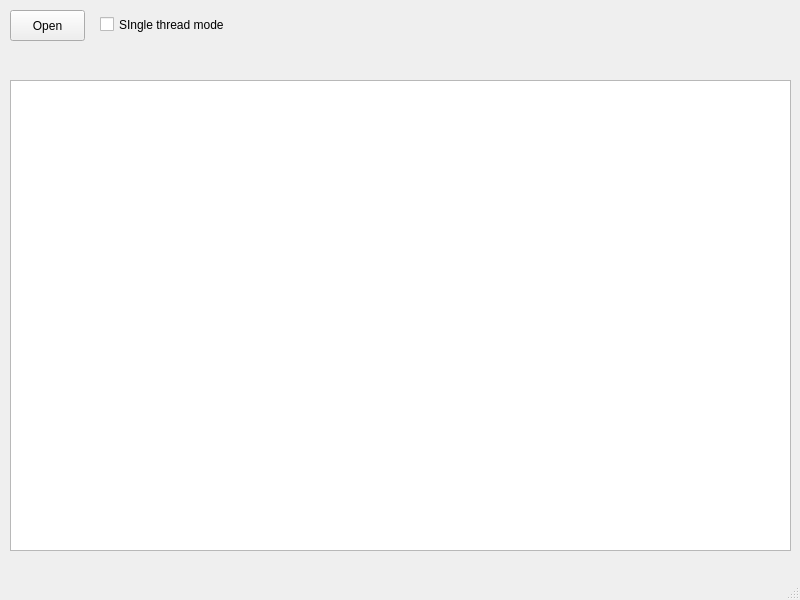
<?xml version="1.0" encoding="UTF-8"?>
<ui version="4.0">
 <class>MainWindow</class>
 <widget class="QMainWindow" name="MainWindow">
  <property name="geometry">
   <rect>
    <x>0</x>
    <y>0</y>
    <width>800</width>
    <height>600</height>
   </rect>
  </property>
  <property name="windowTitle">
   <string>MainWindow</string>
  </property>
  <widget class="QWidget" name="centralwidget">
   <widget class="QPushButton" name="pushButton">
    <property name="geometry">
     <rect>
      <x>10</x>
      <y>10</y>
      <width>75</width>
      <height>31</height>
     </rect>
    </property>
    <property name="text">
     <string>Open</string>
    </property>
   </widget>
   <widget class="QLabel" name="label">
    <property name="geometry">
     <rect>
      <x>10</x>
      <y>50</y>
      <width>781</width>
      <height>21</height>
     </rect>
    </property>
    <property name="text">
     <string/>
    </property>
   </widget>
   <widget class="QListWidget" name="listWidget">
    <property name="geometry">
     <rect>
      <x>10</x>
      <y>80</y>
      <width>781</width>
      <height>471</height>
     </rect>
    </property>
   </widget>
   <widget class="QCheckBox" name="checkBox">
    <property name="geometry">
     <rect>
      <x>100</x>
      <y>9</y>
      <width>131</width>
      <height>31</height>
     </rect>
    </property>
    <property name="text">
     <string>SIngle thread mode</string>
    </property>
   </widget>
  </widget>
  <widget class="QMenuBar" name="menubar">
   <property name="geometry">
    <rect>
     <x>0</x>
     <y>0</y>
     <width>800</width>
     <height>22</height>
    </rect>
   </property>
  </widget>
  <widget class="QStatusBar" name="statusbar"/>
 </widget>
 <resources/>
 <connections/>
</ui>
